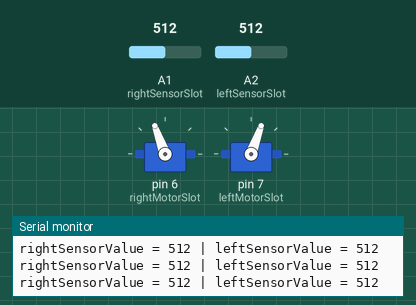
Recording of a sketch running on a simulated Arduino Uno, built with avr-gcc and run on an emulated ATmega328P. On the bench: 2 × servo, the last lines printed to the serial monitor. The test bench sets the inputs (shaded band); at power-on: A1 (rightSensorSlot) = 512, A2 (leftSensorSlot) = 512.

Above: at 1.2 s.
1.3 s: A1 (rightSensorSlot) set to 636
4.3 s: A1 (rightSensorSlot) set to 663
At 5.2 s:
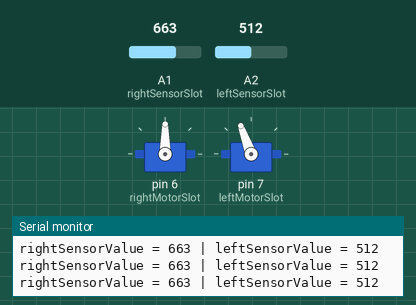
5.8 s: A2 (leftSensorSlot) set to 636
8.8 s: A2 (leftSensorSlot) set to 662
At 10.0 s:
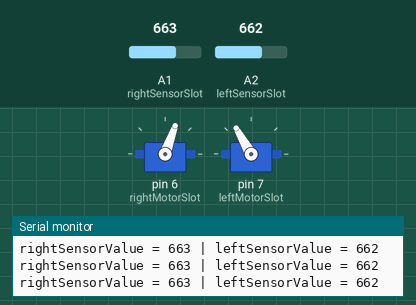
10.3 s: A1 (rightSensorSlot) set to 511
At 11.2 s:
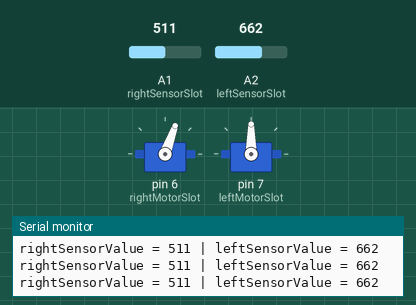
11.8 s: A1 (rightSensorSlot) set to 716
At 12.3 s:
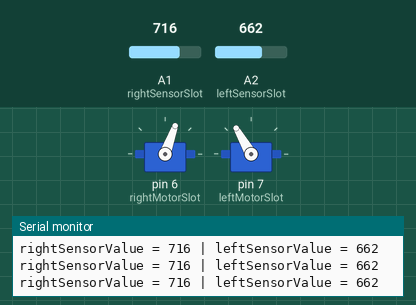
Timing chart, 0 to 14.8 s (numbered marks = the images above; inputs shaded):
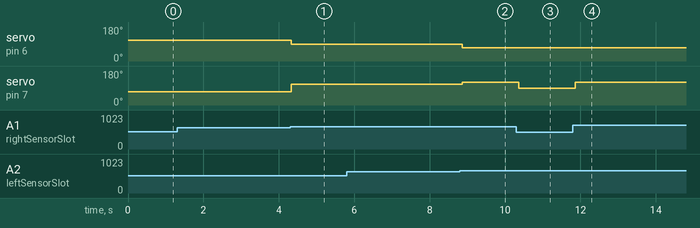

The sketch:

robot-line-follower.ino
```cpp
/**
 * Segue uma linha colocada sob a superficie.
 */
#include <Servo.h>

// Servos
Servo rightMotor ;
Servo leftMotor ;

// CONFIG
int rightSensorValue = 0 ;
int leftSensorValue = 0 ;

int rightSensorSlot = 1 ;
int leftSensorSlot = 2 ;

int rightMotorSlot = 6 ;
int leftMotorSlot = 7 ;

int outline = 650 ;

// Init
void setup() {
  rightMotor.attach( rightMotorSlot ) ;
  leftMotor.attach( leftMotorSlot ) ;

  Serial.begin( 9600 ) ;
}

// Main/loop
void loop() {
  read_positions() ;
  logging() ;

  // Se estiver dentro da linha andar para frente o mais rahpido possivel
  if ( rightSensorValue > outline && leftSensorValue > outline ) {
    walk() ;
  }

  // Se o lado esquerdo estiver saindo da linha vira para direita
  if ( rightSensorValue > outline && leftSensorValue <= outline ) {
    turn_right() ;
  }

  // Se o lado direito estiver saindo da linha vira para esquerda
  if ( rightSensorValue <= outline && leftSensorValue > outline ) {
    turn_left() ;
  }

  // Se os dois sensores estiverem fora da linha
  if ( rightSensorValue <= outline && leftSensorValue <= outline ) {
    reverse() ;
  }

  delay( 30 ) ;
}

void read_positions() {
  rightSensorValue = analogRead( rightSensorSlot ) ;
  leftSensorValue = analogRead( leftSensorSlot ) ;
}

void logging() {
  Serial.print( "rightSensorValue = " ) ;
  Serial.print( rightSensorValue ) ;
  Serial.print( " | " ) ;
  Serial.print( "leftSensorValue = " ) ;
  Serial.println( leftSensorValue ) ;
}

void walk() {
  rightMotor.write( 70 ) ;
  leftMotor.write( 120 ) ;
}

void turn_right() {
  rightMotor.write( 90 ) ;
  leftMotor.write( 110 ) ;
}

void turn_left() {
  rightMotor.write( 70 ) ;
  leftMotor.write( 90 ) ;
}

void reverse() {
  rightMotor.write( 110 ) ;
  leftMotor.write( 70 ) ;
}
```

Measured:
- the behaviour switches between 650 and 651 on A1 (rightSensorSlot) (found by bisection; images 0 and 1)
- the behaviour switches between 650 and 651 on A2 (leftSensorSlot) (found by bisection; images 1 and 2)
- after the input at 4.3 s, servo on pin 6 (rightMotorSlot): 110° → 90° at once; servo on pin 7 (leftMotorSlot): 70° → 110° at once
- after the input at 8.8 s, servo on pin 6 (rightMotorSlot): 90° → 70° after 0.07 s; servo on pin 7 (leftMotorSlot): 110° → 120° after 0.07 s
- after the input at 10.3 s, servo on pin 7 (leftMotorSlot): 120° → 90° after 0.07 s
- after the input at 11.8 s, servo on pin 7 (leftMotorSlot): 90° → 120° after 0.06 s
